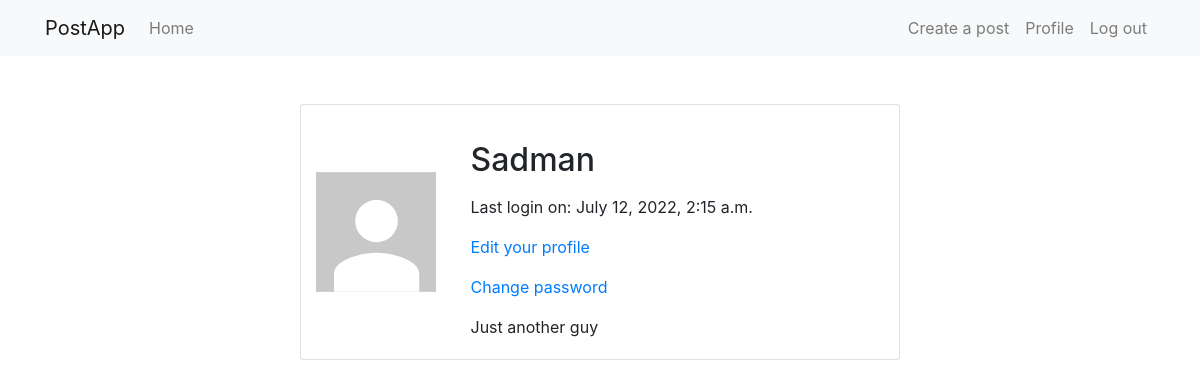
Page /users/profile/Sadman/ (signed in) on the committed database.
### users/models.py (models this page shows, shortened)
class User(AbstractUser):
    email = models.EmailField('email address', unique=True)
    USERNAME_FIELD = 'email'
    REQUIRED_FIELDS = ["username"]

class Profile(models.Model):
    about_me = models.TextField()
    image = models.ImageField(upload_to='profile_image', null=True, blank=True)
    user = models.OneToOneField(User, on_delete=models.CASCADE)

### users/views.py (the view)
# urls.py: path('profile/<username>/', profile, name='profile'),
@login_required
def profile(request, username):
    user = get_object_or_404(User, username=username)
    profile = get_object_or_404(Profile, user=user)
    return render(request, 'users/profile.html', {'profile': profile, 'user': user})

### templates/users/profile.html (shortened to what this page needs)
{% extends 'base.html' %}
{% load static %}
{% block content %}
<div class="container-fluid mt-5">
  <div class="row">
    <div class="card col-lg-6 offset-lg-3 mb-3">
      <div class="row">
        {% if user.profile.image %}
        <img class="card-img-top col-sm-3 col-4 my-3" src="{{ profile.image.url }}" alt="{{ user.username }}">
        {% else %}
        <img class="card-img-top col-sm-3 col-4 my-3" src="{% static 'img/avatar.svg' %}" alt="{{ user.username }}">
        {% endif %}
        <div class="card-body col-9">
          <h2 class="card-title my-3">{{ user.username }}</h2>
          <p>Last login on: {{ user.last_login }}</p>
          <p><a href="{% url 'users:edit_profile' %}">Edit your profile</a></p>
          <p><a href="{% url 'users:password_change' %}">Change password</a></p>
          <p class="card-text">{{ user.profile.about_me }}</p>
        </div>
      </div>
    </div>
  </div>
</div>
{% endblock %}

### rows in the picture
User: username "Sadman", last_login "July 12, 2022, 2:15 a.m.", profile.about_me "Just another guy"
